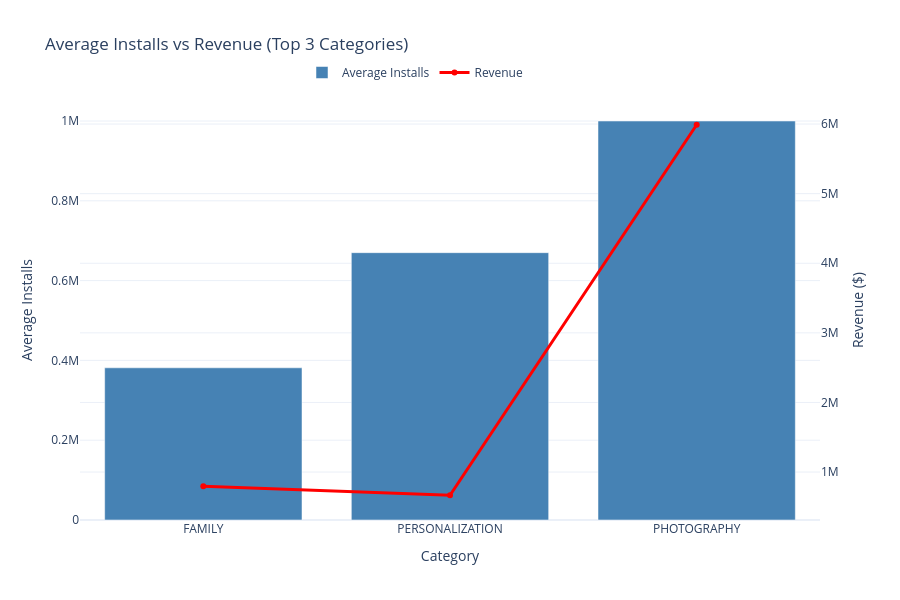

Notebook cell for this chart:
### Code cell
from datetime import datetime
from zoneinfo import ZoneInfo
import plotly.graph_objects as go

current_time = datetime.now(ZoneInfo("Asia/Kolkata"))

if 13 <= current_time.hour < 14:

    task3_fig = go.Figure()

    # Average Installs (Bar)
    task3_fig.add_trace(
        go.Bar(
            x=summary3["Category"],
            y=summary3["Average_Installs"],
            name="Average Installs",
            yaxis="y",
            marker_color="steelblue"
        )
    )

    # Revenue (Line)
    task3_fig.add_trace(
        go.Scatter(
            x=summary3["Category"],
            y=summary3["Revenue"],
            mode="lines+markers",
            name="Revenue",
            yaxis="y2",
            line=dict(color="red", width=3)
        )
    )

    task3_fig.update_layout(
        title="Average Installs vs Revenue (Top 3 Categories)",
        template="plotly_white",
        xaxis_title="Category",

        yaxis=dict(
            title="Average Installs"
        ),

        yaxis2=dict(
            title="Revenue ($)",
            overlaying="y",
            side="right"
        ),

        hovermode="x unified",
        height=600,

        legend=dict(
            orientation="h",
            y=1.1,
            x=0.3
        )
    )

    task3_fig.show()

else:
    print("This graph is available only between 1 PM and 2 PM IST.")

### Figure 1 — Plotly figure (JSON) as saved in the notebook; plotly's stock layout.template omitted (floating-point values rounded to 4 significant figures)
{"data": [{"marker": {"color": "steelblue"}, "name": "Average Installs", "type": "bar", "x": ["FAMILY", "PERSONALIZATION", "PHOTOGRAPHY"], "y": [381400.0, 670000.0, 1000000.0], "yaxis": "y"}, {"line": {"color": "red", "width": 3}, "mode": "lines+markers", "name": "Revenue", "type": "scatter", "x": ["FAMILY", "PERSONALIZATION", "PHOTOGRAPHY"], "y": [796900.0, 666600.0, 5990000.0], "yaxis": "y2"}], "layout": {"height": 600, "hovermode": "x unified", "legend": {"orientation": "h", "x": 0.3, "y": 1.1}, "title": {"text": "Average Installs vs Revenue (Top 3 Categories)"}, "xaxis": {"title": {"text": "Category"}}, "yaxis": {"title": {"text": "Average Installs"}}, "yaxis2": {"overlaying": "y", "side": "right", "title": {"text": "Revenue ($)"}}}}
